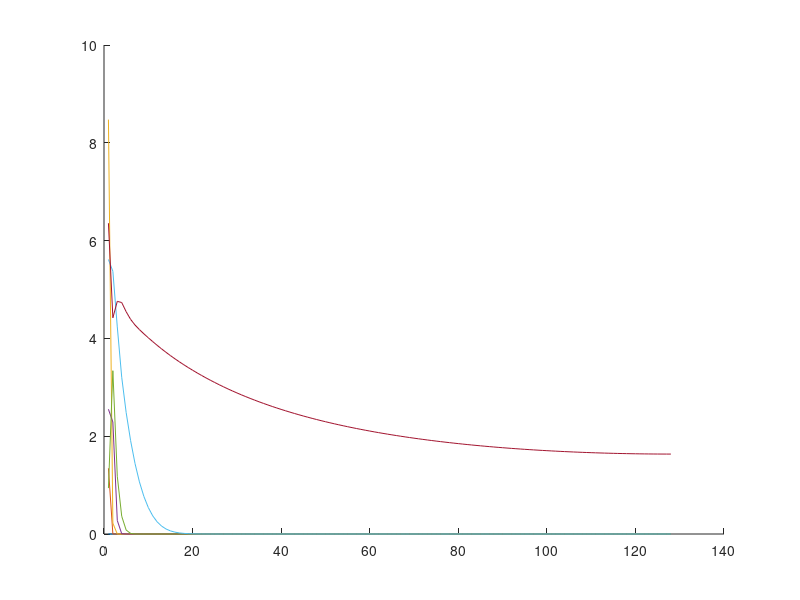
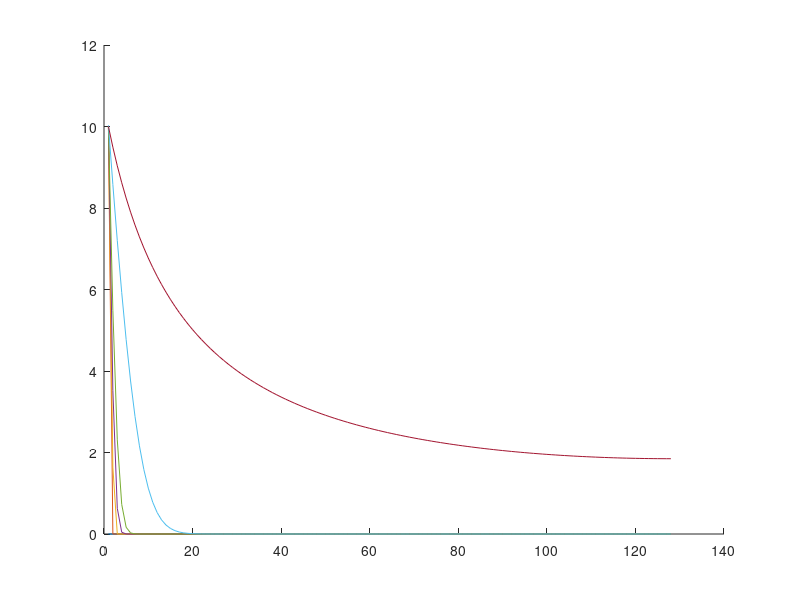
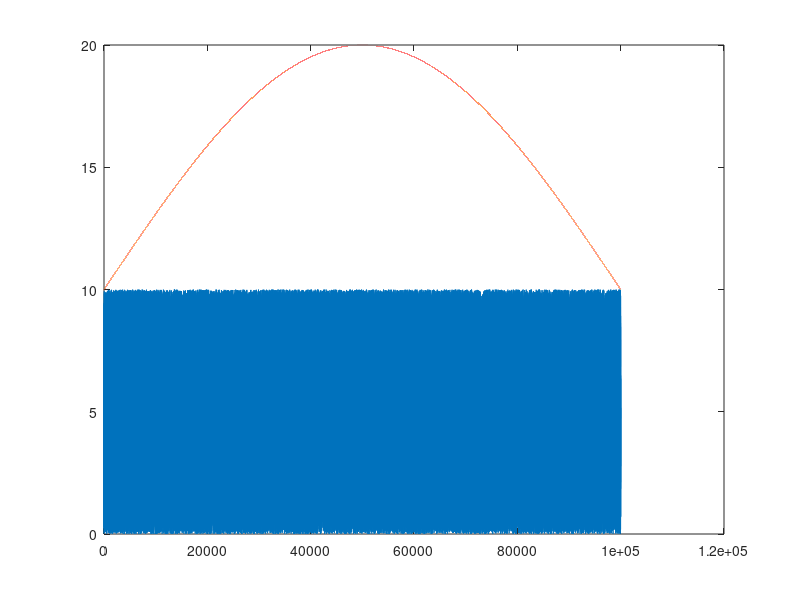
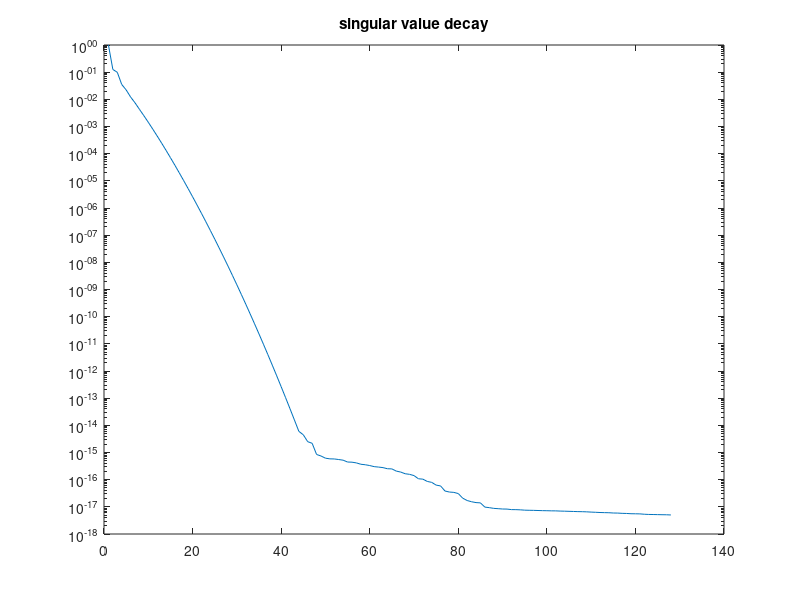

The MATLAB script that drew these images, in order: (Note: this script raises an error after producing the figures.)
clear all;
close all;

rng(1); % for reproducibility

addpath('source/');

N = 128;
% N = 12;
% N = 64;

dx = 1/N;

%% Chafee-Infante as in https://doi.org/10.1137/19M1292448 combined with 
% setup of Allen-Cahn in https://doi.org/10.1016/j.cma.2022.115836

dt = 1e-5;
% t_end = 4;
t_end = 1;
% t_end = 0.1;
% t_end = 1*dt;
% t_end = 20*dt;
nt = round(t_end/dt);

is = [1 2 3];
A1 = diag(ones(N-1,1),-1) -eye(N);
A1 = (A1+A1')/dx^2;
A1 = A1 + eye(N); % additional linear term missing in Allen-Cahn description
% JN3 = power2kron(N,3); % J_N^(3)
% A3 = vecwise_kron(eye(N),3)';
% A3 = A3*JN3;
B = zeros(N,1);
B(1) = 1/dt;
Nu = 1;

% boundary conditions
BC = eye(N);
% x(0,t) = u(t)
A1(1,:) = 0;
A1(1,1) = -1/dt;
% A3(1,:) = 0;
BC(1,:) = 0;

% % % ddt x(1,t) = 0; % wrong !!!
% % A1(end,:) = 0;
% % % A3(end,:) = 0;
% % BC(end,:) = 0;

% ddxi x(1,t) = 0
A1(end,end) = -1/dx^2 + 1;



F1 = @(x1) A1*x1;
F3 = @(x1,x2,x3) -BC*(x1.*x2.*x3);

F1X = @(X) F1(X(:,1));
F3X = @(X) F3(X(:,1),X(:,2),X(:,3));

% IN3 = kron2power(N,3); % I_N^(3)
% f = @(x,u) A1*x + A3*IN3*vecwise_kron(x,3) + B*u; % slow!
f = @(x,u) F1(x) + F3(x,x,x) + B*u;

x0 = zeros(N,1);
% u_val = @(t) 10*(sin(pi*t)+1); % U_val
u_val = @(t) 10*rand(1); % U_val
% u_val = @(t) 10*(sin(pi*t)); % U_val
% u_val = @(t) 10*(cos(pi*t)+1); % U_val



%% generate ROM basis construction data
X_b = zeros(N,nt+1);
U_b = zeros(1,nt+1);

t = 0;
x = x0;
u = u_val(t);

X_b(:,1) = x0;
U_b(:,1) = u;

for i=1:nt
    x = x + dt*f(x,u);
    t = t + dt;
    u = u_val(t);

    X_b(:,i+1) = x;
    U_b(:,i+1) = u;
end

%% generate test data
u_test = @(t) 10*(sin(pi*t)+1); % U_val

X_t = zeros(N,nt+1);
U_t = zeros(1,nt+1);

t = 0;
x = x0;
u = u_test(t);

X_t(:,1) = x0;
U_t(:,1) = u;

for i=1:nt
    x = x + dt*f(x,u);
    t = t + dt;
    u = u_test(t);

    X_t(:,i+1) = x;
    U_t(:,i+1) = u;
end

%% state plots
figure; hold on
plot(X_b(:,1))
plot(X_b(:,2))
plot(X_b(:,3))
plot(X_b(:,5))
plot(X_b(:,10))
plot(X_b(:,100))
plot(X_b(:,end))

%% state plots
figure; hold on
plot(X_t(:,1))
plot(X_t(:,2))
plot(X_t(:,3))
plot(X_t(:,5))
plot(X_t(:,10))
plot(X_t(:,100))
plot(X_t(:,end))

%% input signal plots
figure
ts = linspace(0,t_end,t_end/dt);
plot(U_b)
hold on
plot(U_t)

%% construct ROM basis via POD
[V,S,~] = svd(X_b,'econ');
% n = 14;
% n = 4;
n = 10;
% n = 1;
% n = 30;
Vn = V(:,1:n);

%% singular value decay
figure
semilogy(diag(S)/S(1,1))
title("singular value decay")

%% plot POD modes
figure; hold on
for i = 1:n
% for i = n:n
    plot(Vn(:,i))
end
legend("show")

%% construct intrusive operators
tA1 = Vn'*A1*Vn;

n2 = n*(n+1)/2;
tA2 = zeros(n,n2);

Jn3 = power2kron(n,3);
tA3 = precompute_rom_operator(F3X,Vn,3)*Jn3;
tB = Vn'*B;

tO = [tB tA1 tA2 tA3];


%% generate rank-sufficient snapshot data
tX0_pure = rank_suff_basis(n,is);
U0_pure = 1;
XU = blkdiag(U0_pure,tX0_pure);
tX0 = XU(Nu+1:end,:);
U0 = XU(1:Nu,:);

nf = size(XU,2);
tX1 = zeros(n,nf);

% compute time step estimate (3.10)
dt1 = dt_estimate(X_b,U_b,Vn(:,1),dt,is);

for i = 1:nf
    tX1(:,i) = Vn'*single_step(Vn*tX0(:,i),U0(:,i),dt1,f);
end

dot_tX = (tX1-tX0)/dt1;

ns = 1:n;
nn = numel(ns);

B_errors = zeros(nn,1);
A1_errors = zeros(nn,1);
A3_errors = zeros(nn,1);

O_errors = zeros(nn,1);
condsD = zeros(nn,1);

h_ROM_state_error = zeros(nn,1);
t_ROM_state_error = zeros(nn,1);

n_is__ = n_is(n,is);
offset = cumsum(n_is__);

% for j = 1:nn
for j = nn:nn
    n_ = ns(j);
    n_is_ = n_is(n_,is);
    nf_ = sum(n_is_)+Nu;

    % ks = [1:p+n_is_(1), p+n_is__(1)+1:p+n_is__(1)+n_is_(2)];
    ks = 1:Nu+n_is_(1);
    for jj = 2:numel(is)
        ks = [ks Nu+offset(jj-1)+(1:n_is_(jj))];
    end

    tX0_ = tX0(1:n_,ks);
    dot_tX_ = dot_tX(1:n_,ks);
    U0_ = U0(:,ks);

    [O,A_inds,B_inds,condD] = opinf(dot_tX_,tX0_,U0_,is,true);
    % hA1 = O(:,A_inds(1,1):A_inds(1,2));
    % hA3 = O(:,A_inds(2,1):A_inds(2,2));
    % hB = O(:,B_inds(1):B_inds(2));
    % 
    % B_errors(j) = norm(tB(1:n_,:) - hB);
    % A1_errors(j) = norm(tA1(1:n_,1:n_is_(1)) - hA1);
    % A3_errors(j) = norm(tA3(1:n_,1:n_is_(2)) - hA3); 

    % tB_ = tB(1:n_,:);
    % tA1_ = tA1(1:n_,1:n_is_(1));
    % tA2_ = tA2(1:n_,1:n_is_(2));
    % tA3_ = tA3(1:n_,1:n_is_(3));
    % 
    % tO_ = [tB_ tA1_ tA2_ tA3_];

    tO_ = tO(1:n_,ks);

    O_errors(j) = norm(O-tO_,"fro")/norm(tO_,"fro");

    condsD(j) = condD;

    %% compute avg ROM state error
    Vn_ = Vn(:,1:n_);
    [~,~,un_2] = reduced_coordinates(n_,2);
    [~,~,un_3] = reduced_coordinates(n_,3);
    % tf = @(tx,u) tO_*[uniquepowers(tx,[1 2 3]);u];
    tf = @(tx,u) tO_*[tx;uniquepower(tx,2,un_2);uniquepower(tx,3,un_3);u];
    hO_ = O;
    % hf = @(hx,u) hO_*[uniquepowers(hx,[1 2 3]);u];
    hf = @(hx,u) tO_*[hx;uniquepower(hx,2,un_2);uniquepower(hx,3,un_3);u];

    tX_t = zeros(n_,nt+1);
    hX_t = zeros(n_,nt+1);
    % U_b = zeros(Nu,nt+1); 
    t = 0;
    tx = Vn_'*x0;
    hx = Vn_'*x0;
    u = U_t(:,1);

    tX_t(:,1) = tx;
    hX_t(:,1) = hx;
    % U_b(:,1) = u;

    for i=1:nt
        tx = single_step(tx,u,dt,tf);
        hx = single_step(hx,u,dt,hf);

        t = t + dt;
        u = U_t(:,i);

        tX_t(:,i+1) = tx;
        hX_t(:,i+1) = hx;
    end
    
    t_ROM_state_error(j) = norm(Vn_*tX_t - X_t,"fro")/norm(X_t,"fro");
    h_ROM_state_error(j) = norm(Vn_*hX_t - X_t,"fro")/norm(X_t,"fro");
end

figure
hold on
semilogy(ns,A1_errors,'x-', 'LineWidth', 2,'DisplayName',"A_1")
semilogy(ns,A3_errors,'x-', 'LineWidth', 2,'DisplayName',"A_3")
semilogy(ns,B_errors,'x-', 'LineWidth', 2,'DisplayName',"B")
ylabel("operator error")
xlabel("ROM dimension")
set(gca, 'YScale', 'log')

legend("show")

figure
hold on
semilogy(ns,O_errors,'x-', 'LineWidth', 2,'DisplayName',"O chafee-infante")

ylabel("relative operator error")
xlabel("ROM dimension")
set(gca, 'YScale', 'log')

legend("show")

save("data/data_chafee_infante","O_errors","condsD");

figure
hold on
semilogy(ns,h_ROM_state_error,'x-', 'LineWidth', 2,'DisplayName',"exactOpInf", "MarkerSize",10)
semilogy(ns,t_ROM_state_error,'+:', 'LineWidth', 2,'DisplayName',"intrusive", "MarkerSize",10)
ylabel("avg rel error of states","Interpreter","latex", "FontSize",15)
xlabel("ROM dimension","Interpreter","latex", "FontSize",15)
set(gca, 'YScale', 'log')
grid on
legend("show","Interpreter","latex", "FontSize",12)
legend("Location","northwest")
% ylim([1e-17 1e-15])

savefig("figures/rom_state_error_chafee_infante.fig")
exportgraphics(gcf,"figures/rom_state_error_chafee_infante.pdf")


%% FOM solver running for one time step
function x_1 = single_step(x_0,u_0,dt,f)
    x_1 = x_0 + dt*f(x_0,u_0);
end
